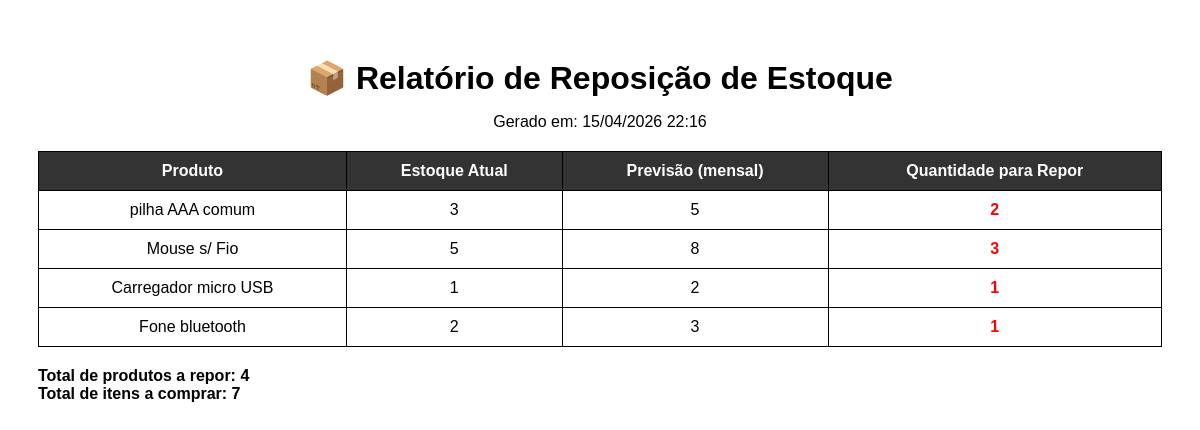
Screenshot of /relatorio_impressao.php with the database file from the repository.
### tables this page shows
CREATE TABLE `produtos` (
  `id_produto` int(11) NOT NULL,
  `nome_produto` varchar(100) NOT NULL,
  `qtde_estoque` int(11) NOT NULL,
  `valor` decimal(10,2) NOT NULL DEFAULT 0.00,
  `valor_unitario` decimal(10,2) NOT NULL DEFAULT 0.00,
  `codigo_barras` varchar(20) DEFAULT NULL
);

### relatorio_impressao.php (the view, shortened to what this page needs)
<?php
$host = 'sql201.infinityfree.com';
$usuario = 'if0_39007414';
$senha = 'SibfxkGyuneA6';
$banco = 'if0_39007414_bdcontroleestoque';
$conn = new mysqli($host, $usuario, $senha, $banco);
$relatorio_repor = [];
$sql_produtos = "SELECT id_produto, nome_produto, qtde_estoque FROM produtos";
$result_produtos = $conn->query($sql_produtos);
while ($produto = $result_produtos->fetch_assoc()) {
    $id_produto = $produto["id_produto"];
    $nome = $produto["nome_produto"];
    $estoque = $produto["qtde_estoque"];
    $sql_vendas = "
        SELECT
        SUM(iv.quantidade) as total_vendido
        FROM itens_venda iv
        JOIN vendas v ON iv.id_venda = v.id_venda
        WHERE iv.id_produto = $id_produto
        AND v.data_venda >= DATE_SUB(CURDATE(), INTERVAL 6 MONTH)
    ";
    $result_vendas = $conn->query($sql_vendas);
    $row = $result_vendas->fetch_assoc();
    $total_vendido = $row["total_vendido"] ?? 0;
    $previsao = round($total_vendido / 6);
    $repor = $previsao - $estoque;
    if ($repor < 0) {
        $repor = 0;
    }
    if ($repor > 0) {
        $relatorio_repor[] = [
            "produto" => $nome,
            "estoque" => $estoque,
            "previsao" => $previsao,
            "repor" => $repor
        ];
    }
}
$total_itens = count($relatorio_repor);
$total_repor = 0;
foreach ($relatorio_repor as $item) {
    $total_repor += $item["repor"];
}
?>
<!DOCTYPE html>
<html>
<head>
</head>
<body>
<h1>📦 Relatório de Reposição de Estoque</h1>
<p class="subtitulo">Gerado em: <?= date('d/m/Y H:i') ?></p>
<table>
<tr>
    <th>Produto</th>
    <th>Estoque Atual</th>
    <th>Previsão (mensal)</th>
    <th>Quantidade para Repor</th>
</tr>
<?php foreach ($relatorio_repor as $item): ?>
<tr>
    <td><?= $item["produto"] ?></td>
    <td><?= $item["estoque"] ?></td>
    <td><?= $item["previsao"] ?></td>
    <td class="alerta"><?= $item["repor"] ?></td>
</tr>
<?php endforeach; ?>
</table>
<div class="resumo">
    Total de produtos a repor: <?= $total_itens ?><br>
    Total de itens a comprar: <?= $total_repor ?>
</div>
</body>
</html>

### relatorio_impressao.php (style rules this page uses)
body { font-family: Arial; padding: 30px; }
h1 { text-align: center; margin-bottom: 5px; }
.subtitulo { text-align: center; margin-bottom: 20px; }
table { width: 100%; border-collapse: collapse; }
th { background-color: #333; color: white; }
td, th { border: 1px solid #000; padding: 10px; text-align: center; }
.alerta { color: red; font-weight: bold; }
.resumo { margin-top: 20px; font-weight: bold; font-size: 16px; }

### rows the page displays
produtos: nome_produto "pilha AAA comum", qtde_estoque "3", id_produto "5", repor "2"
produtos: nome_produto "Mouse s/ Fio", qtde_estoque "5", previsao "8", repor "3"
produtos: nome_produto "Carregador micro USB", qtde_estoque "1", previsao "2"
produtos: nome_produto "Fone bluetooth", qtde_estoque "2", previsao "3", repor "1"

### other values shown
$total_itens "4"
$total_repor "7"
